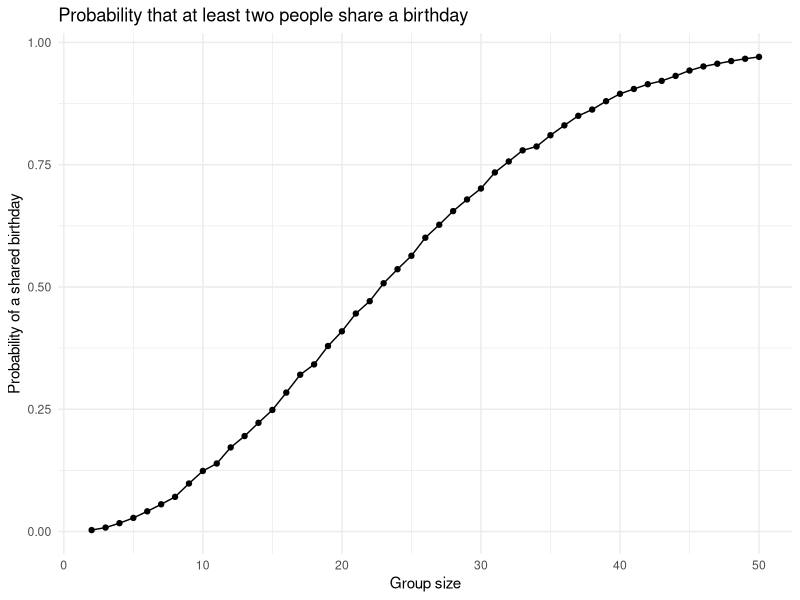

Reproduce this figure in R. (Note: this script raises an error after producing the figure.)
## ---- chunk 1
library(tidyverse)

knitr::opts_chunk$set(
  fig.width = 6,
  fig.asp = .6,
  out.width = "90%"
)

theme_set(theme_minimal() + theme(legend.position = "bottom"))

options(
  ggplot2.continuous.colour = "viridis",
  ggplot2.continuous.fill = "viridis"
)

scale_colour_discrete = scale_colour_viridis_d
scale_fill_discrete = scale_fill_viridis_d
## ---- chunk 2
birthday_repeated = function(n_room) {

  birthdays = sample(1:365, size = n_room, replace = TRUE)

  repeated_bday = length(unique(birthdays)) < n_room

  repeated_bday

}
## ---- chunk 3
birthday_repeated(10)
## ---- chunk 4
birthday_results_df =
  expand_grid(
    number_of_people = 2:50,
    iter = 1:10000
  ) |>
  mutate(
    repeated = map_lgl(number_of_people, birthday_repeated)
  ) |>
  group_by(number_of_people) |>
  summarize(prob_of_repeat = mean(repeated))
## ---- chunk 5
birthday_results_df |>
  ggplot(aes(x = number_of_people, y = prob_of_repeat)) +
  geom_point() +
  geom_line() +
  labs(
    title = "Probability that at least two people share a birthday",
    x = "Group size",
    y = "Probability of a shared birthday"
  )
## ---- chunk 6
first_over_half =
  birthday_results_df |>
  filter(prob_of_repeat > 0.5) |>
  pull(number_of_people) |>
  min()

prob_23 =
  birthday_results_df |>
  filter(number_of_people == 23) |>
  pull(prob_of_repeat)

prob_50 =
  birthday_results_df |>
  filter(number_of_people == 50) |>
  pull(prob_of_repeat)
## ---- chunk 7
study_df =
  tibble(
    files = list.files("data/"),
    path = str_c("data/", files)
  ) |>
  mutate(data = map(path, read_csv)) |>
  unnest()
## ---- chunk 8
study_df =
  study_df |>
  mutate(files = str_remove(files, ".csv")) |>
  separate(files, into = c("arm", "subject_id"), sep = "_") |>
  mutate(
    arm = case_match(arm, "con" ~ "control","exp" ~ "experimental")
  ) |>
  pivot_longer(
    week_1:week_8,
    names_to = "week",
    names_prefix = "week_",
    values_to = "observation"
  ) |>
  mutate(week = as.numeric(week)) |>
  select(arm, subject_id, week, observation)

study_df
